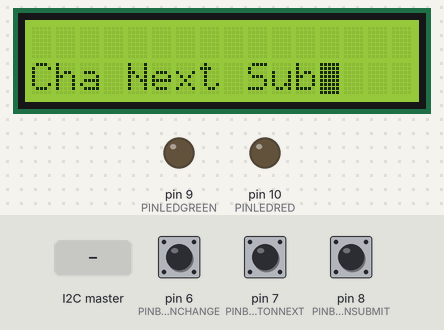
A sketch run on a simulated Arduino Uno, built with avr-gcc and run on an emulated ATmega328P. Parts: 16×2 character LCD, output pins drawn as LEDs (lit = HIGH). The inputs (shaded band) are chosen by the test bench; at power-on: pin 6 (PINBUTTONCHANGE) HIGH, pin 8 (PINBUTTONSUBMIT) HIGH, pin 7 (PINBUTTONNEXT) HIGH.

Above: at 1.2 s.
1.3 s: the I2C master sends the byte 1
At 1.9 s:
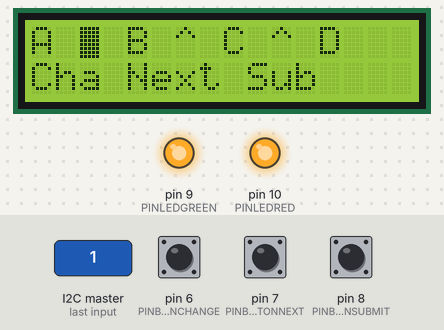
4.3 s: pin 6 (PINBUTTONCHANGE) pulled LOW for 0.15 s
At 5.0 s:
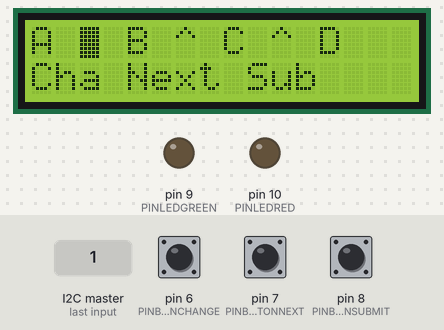
7.4 s: pin 6 (PINBUTTONCHANGE) pulled LOW for 1 s
At 9.3 s:
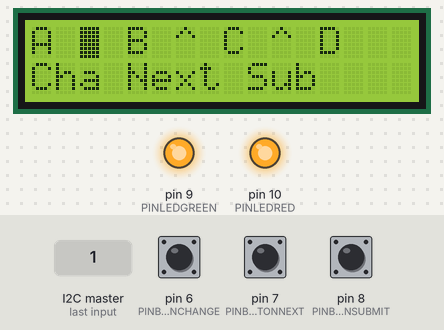
11.4 s: pin 8 (PINBUTTONSUBMIT) pulled LOW for 3.2 s
Timing chart, 0 to 18.6 s (numbered marks = the images above; inputs shaded):
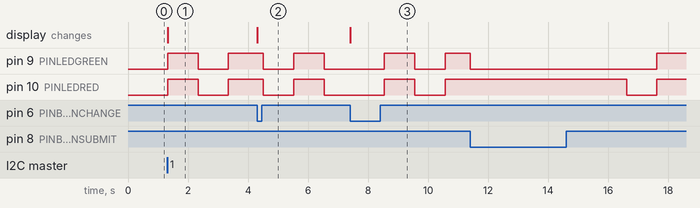

The sketch:

M3-LogicModule.ino
```cpp
#include <Wire.h>
#include <LiquidCrystal.h>

//LCD PINs 2, 3, 4 & 5
#define PINBUTTONCHANGE 6
#define PINBUTTONNEXT 7
#define PINBUTTONSUBMIT 8
#define PINLEDGREEN 9
#define PINLEDRED 10
//LCD PINs 12 & 11

#define LED_BLINK_TIME 100 //100*10ms before it switches on/off (10ms by delay in loop)

LiquidCrystal lcd(11, 12, 5, 4, 3, 2);

//custom arrow
byte implies[8] = {
    0b00000,
    0b00000,
    0b00100,
    0b00010,
    0b11111,
    0b00010,
    0b00100,
    0b00000
};

byte i2cAnswer=0xFF;
byte randomByte=0;
byte gameState=0; //0 - stopped, 1 - running, 2 - fail (wait for request before resume), 3 - solved, x - internal error

byte ops=0b000000; //each operator has 2 bits: 0-and, 1-or, 2-implies
byte changeop=0;


void setup()
{
    //define pin modes
    pinMode(PINBUTTONCHANGE, INPUT_PULLUP);
    pinMode(PINBUTTONNEXT, INPUT_PULLUP);
    pinMode(PINBUTTONSUBMIT, INPUT_PULLUP);
    pinMode(PINLEDGREEN, OUTPUT);
    pinMode(PINLEDRED, OUTPUT);
    //init lcd
    lcd.createChar(0, implies); //write((byte)0) to write the arrow
    lcd.begin(16,2);
    lcd.noCursor();
    lcd.noAutoscroll();
    lcd.leftToRight();
    lcd.blink();
    lcd.clear();
    lcd.setCursor(0,1);
    lcd.print("Cha Next Sub");
    //initialize i2c interface
    Wire.begin(9);
    Wire.onReceive(receiveEvent);
    Wire.onRequest(requestEvent);
}

void loop()
{
    //led control (blinking when not solved)
    static int ledTime=LED_BLINK_TIME;
    static bool ledsOn=false;
    if (ledTime==0)
    {
        if (gameState==0)
        {
            ledsOn=false;
            digitalWrite(PINLEDGREEN,0);
            digitalWrite(PINLEDRED,0);
        }
        else if (gameState==1 || gameState==2) //not solved yet
        {
            //switch on/off
            ledsOn=!ledsOn;
            if (ledsOn)
            {
                digitalWrite(PINLEDGREEN,1);
                digitalWrite(PINLEDRED,1);
            }
            else
            {
                digitalWrite(PINLEDGREEN,0);
                digitalWrite(PINLEDRED,0);
            }
            ledTime=LED_BLINK_TIME;
        }
        else if (gameState==3)
        {
            ledsOn=true;
            digitalWrite(PINLEDGREEN,1);
            digitalWrite(PINLEDRED,0);
        }
    }
    else ledTime--;
    //game
    if (gameState==1) //game is running
    {
        if (digitalRead(PINBUTTONCHANGE)==0) //change operator button
        {
            //rotate through the operators
            byte op=(ops>>(4-changeop*2))&0b11;
            op=(op+1)%3;

            char c='^';
            if (op==1) c='v';
            else if (op==2) c=0;

            op=op<<(4-changeop*2);
            byte resetop=~(0b11<<(4-changeop*2));
            ops=(ops&resetop)|op;

            lcd.write((c==0 ? (byte)c : c));
            lcd.setCursor(2+4*changeop,0);

            while (digitalRead(PINBUTTONCHANGE)==0) delay(10); //wait for button release
        }

        if (digitalRead(PINBUTTONNEXT)==0) //next operator button
        {
            changeop=(changeop+1)%3;
            lcd.setCursor(2+4*changeop,0);

            while (digitalRead(PINBUTTONNEXT)==0) delay(10); //wait for button release
        }

        if (digitalRead(PINBUTTONSUBMIT)==0) //submit button pressed
        {
            bool correct=true;
            byte vars[4];
            byte checkop[3];

            //init check variables and operators
            checkop[0]=(ops>>4)&0b11;
            checkop[1]=(ops>>2)&0b11;
            checkop[2]=ops&0b11;
            vars[0]=randomByte&0b1000;
            vars[1]=randomByte&0b0100;
            vars[2]=randomByte&0b0010;
            vars[3]=randomByte&0b0001;

            //check for solution-correctness ("and" stronger as "or" stronger as "implies")
            for (int i=0; i<3; i++)
            {
                if (checkop[i]==0)
                {
                    if (vars[i] && vars[i+1])
                    {
                        vars[i]=vars[i+1]=1;
                        correct=true;
                    }
                    else
                    {
                        vars[i]=vars[i+1]=0;
                        correct=false;
                    }
                }
            }
            for (int i=0; i<3; i++)
            {
                if (checkop[i]==1)
                {
                    if (vars[i] || vars[i+1])
                    {
                        vars[i]=vars[i+1]=1;
                        correct=true;
                    }
                    else
                    {
                        vars[i]=vars[i+1]=0;
                        correct=false;
                    }
                }
            }
            for (int i=0; i<3; i++)
            {
                if (checkop[i]==2)
                {
                    if (!vars[i] || vars[i+1])
                    {
                        vars[i]=vars[i+1]=1;
                        correct=true;
                    }
                    else
                    {
                        vars[i]=vars[i+1]=0;
                        correct=false;
                    }
                }
            }

            //react to submission
            if (correct) //correct solution
            {
                gameState=3;
                lcd.noCursor();
                //light green LED only for completion indication
                ledsOn=true;
                digitalWrite(PINLEDGREEN,1);
                digitalWrite(PINLEDRED,0);
                ledTime=0; //displays infintely long unless gamestate changes
            }
            else //wrong solution
            {
                gameState=2;
                //light red LED only for two LED blink times
                ledsOn=true;
                digitalWrite(PINLEDGREEN,0);
                digitalWrite(PINLEDRED,1);
                ledTime=2*LED_BLINK_TIME;
            }

            while (digitalRead(PINBUTTONSUBMIT)==0) delay(10); //wait for button release
        }
    }
    //delay
    delay(10);
}

void receiveEvent(int numBytes)
{
    byte buffer[numBytes];
    for (int i=0; i<numBytes; i++) buffer[i]=(byte)Wire.read();

    switch(buffer[0])
    {
        case 0: //reserved
            i2cAnswer=0; //fail
            break;
        case 1: //game start / reset
            randomByte=buffer[1];
            ops=0;
            changeop=0;
            lcd.home();
            lcd.print("A ^ B ^ C ^ D");
            lcd.setCursor(2+4*changeop,0);
            lcd.cursor();
            gameState=1; //running
            i2cAnswer=1; //ack
            break;
        case 2: //game information request
            if (gameState<=1) i2cAnswer=0; //nothing
            else if (gameState==2) i2cAnswer=1; //user fail
            else if (gameState==3) i2cAnswer=2; //user solved
            else i2cAnswer=3; //internal error
            break;
        case 3: //game end
            gameState=0;
            lcd.home();
            lcd.print("                "); //empty first line
            i2cAnswer=1; //ack
            break;
        default:
            i2cAnswer=0; //fail
            break;
    }
}

void requestEvent()
{
    //if (i2cAnswer==0xFF) doSomething(); //answer not ready
    Wire.write(i2cAnswer); //send answer byte
    i2cAnswer=0xFF; //set answer byte not ready

    //resume game after fail was noticed
    if (gameState==2) gameState=1;
}
```

Measured:
- after the input at 1.3 s, pin 9 (PINLEDGREEN), pin 10 (PINLEDRED): LOW → HIGH at once, → LOW 1.0 s later, → HIGH 1.0 s later; the display: changes at once (image 1)
